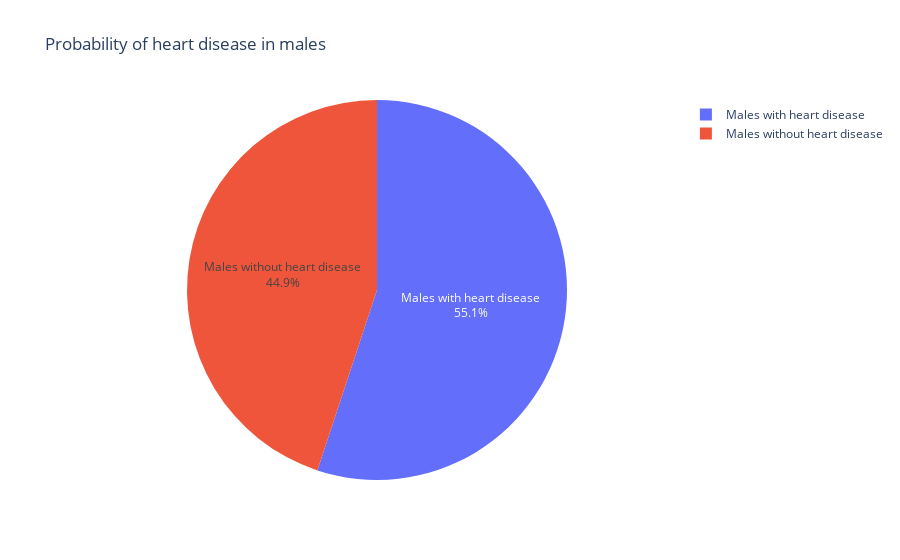

Notebook code for this chart:
### Code cell
# Calculate the counts and percentages
counts = [df[(df["Sex"] == 'M') & (df["HeartDisease"] == 0)].count().to_numpy()[0],
          df[(df["Sex"] == 'M') & (df["HeartDisease"] == 1)].count().to_numpy()[0]]
total = sum(counts)
percentages = [count/total*100 for count in counts]

# Define the labels 
labels = ["Males without heart disease", "Males with heart disease"]


# Create the pie chart
fig = go.Figure(data=[go.Pie(labels=labels, 
                             values=percentages,
                             textinfo='label+percent'
                            )])

# Set the chart title and legend
fig.update_layout(title_text='Probability of heart disease in males', showlegend=True)

# Show the chart
fig.show()

### Figure 1 — Plotly figure (JSON) as saved in the notebook; plotly's stock layout.template omitted (floating-point values rounded to 4 significant figures)
{"data": [{"labels": ["Males without heart disease", "Males with heart disease"], "textinfo": "label+percent", "type": "pie", "values": [44.92, 55.08]}], "layout": {"autosize": true, "showlegend": true, "title": {"text": "Probability of heart disease in males"}}}
